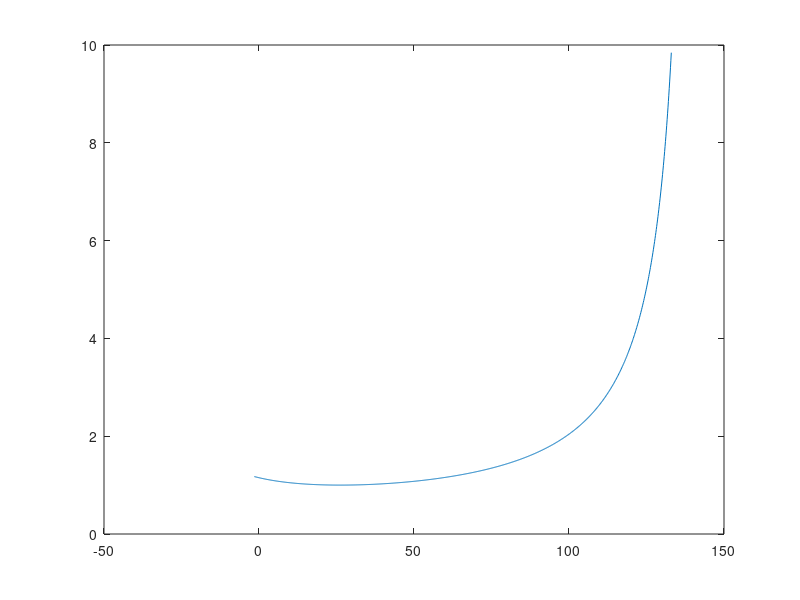

MATLAB code to generate this figure:
close all
clear
clc
rd = 44.8/1000;
L0 = 75.98/1000;
rp = 105.658/1000;
angle = deg2rad(linspace(-1.5,133,1000));

 offsetAngle = 3.14 - acos((L0^2 - rp^2 - rd^2)/(-2*rp*rd));

angleCorrected = angle - offsetAngle;

l = sqrt(rp^2 + rd^2 + 2*rp*rd*cos(angleCorrected));
d = rp*rd*sin(-angleCorrected)./l;

N = rd./d;

plot(rad2deg(angle),N)